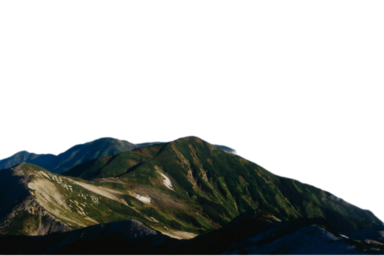
#> input picture DATA/anh100.png, 384 x 256 px, found by its file name; its folder holds only this picture in this run
$ python trichrut-hog.py
#> lines starting #> are read from the running program, lines starting #| are printed output that depends on the picture
import cv2
import numpy as np
from skimage.feature import hog
import os

# Thư mục chứa các ảnh
images_dir = 'DATA/'
# Danh sách tên các file ảnh
image_files = os.listdir(images_dir)

# Danh sách chứa đặc trưng HOG và định danh của từng ảnh
hog_features_list = []
def convert_to_hog(img_path):
#> called with img_path = 'DATA/anh100.png'
    image = cv2.imread(img_path)
#> image is the input picture: shape (256, 384, 3); mean B, G, R 174.4, 176.6, 173.9
    gray_image = cv2.cvtColor(image, cv2.COLOR_BGR2GRAY)
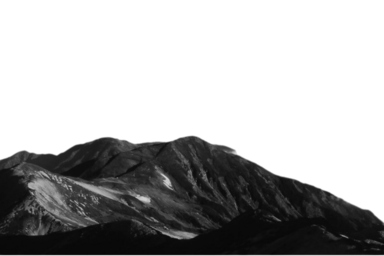
#> gray_image: shape (256, 384); min 6, max 255, mean 175.5
    (fd, hog_image) = hog(gray_image, orientations=9, pixels_per_cell=(32, 32),
                          cells_per_block=(2, 2), visualize=True, block_norm='L2')
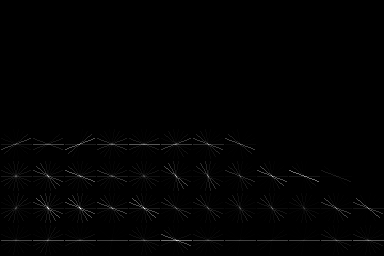
#> hog_image: shape (256, 384) float64; min 0, max 26.83, mean 0.2; drawn with min black and max white
#> fd = 2772 values, max 0.965 at index 1967, min 0 at index 0, mean 0.0519
    return fd

# Thực hiện trích xuất đặc trưng HOG cho từng ảnh
for i,img_file in enumerate(image_files):
    img_path = os.path.join(images_dir, img_file)
    hog_data = convert_to_hog(img_path)
#> hog_data has the same summary as fd in convert_to_hog
    hog_features_list.append({'image_name': img_file, 'hog_features': hog_data})
    print(hog_data.shape, end="\n")
#| (2772,)
    print(f'{i} Trich rut thanh cong!', end='\n')
print('\n')
np.save("DACTRUNG/hog.npy", hog_features_list)

$ run again, on DATA/anh108.png
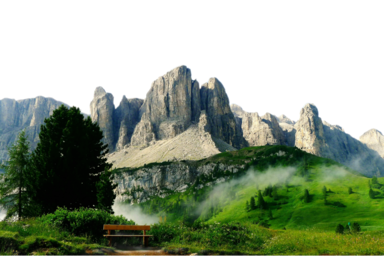
#> input picture DATA/anh108.png, 384 x 256 px, found by its file name
#> in convert_to_hog, image is the input picture: shape (256, 384, 3); mean B, G, R 138.7, 159.2, 147.2
#> in convert_to_hog, `gray_image = cv2.cvtColor(image, cv2.COLOR_BGR2GRAY)`:
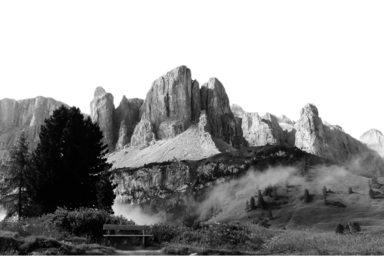
#> gray_image: shape (256, 384); min 0, max 255, mean 153.3
#> in convert_to_hog, `(fd, hog_image) = hog(gray_image, orientations=9, pixels_per_cell=(32,..`:
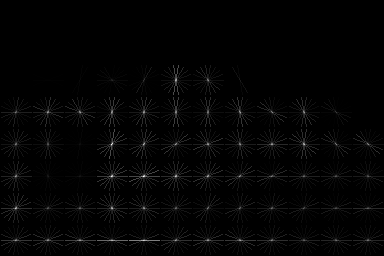
#> hog_image: shape (256, 384) float64; min 0, max 28.98, mean 0.4; drawn with min black and max white
#> fd = 2772 values, max 1 at index 175, min 0 at index 0, mean 0.108
#> hog_data has the same summary as fd in convert_to_hog
#| (2772,)

$ run again, on DATA/anh109.png
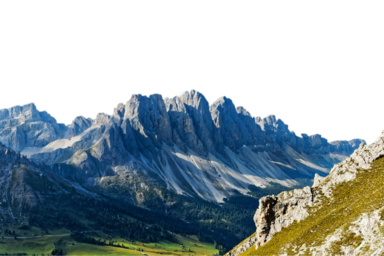
#> input picture DATA/anh109.png, 384 x 256 px, found by its file name
#> in convert_to_hog, image is the input picture: shape (256, 384, 3); mean B, G, R 172.2, 167.8, 155
#> in convert_to_hog, `gray_image = cv2.cvtColor(image, cv2.COLOR_BGR2GRAY)`:
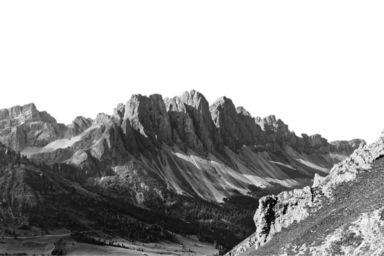
#> gray_image: shape (256, 384); min 3, max 255, mean 164.5
#> in convert_to_hog, `(fd, hog_image) = hog(gray_image, orientations=9, pixels_per_cell=(32,..`:
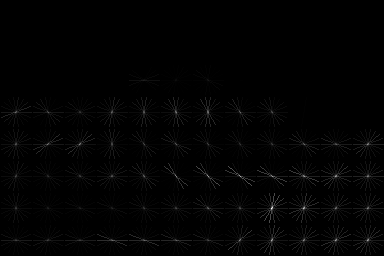
#> hog_image: shape (256, 384) float64; min 0, max 46.11, mean 0.4; drawn with min black and max white
#> fd = 2772 values, max 0.938 at index 1134, min 0 at index 0, mean 0.0969
#> hog_data has the same summary as fd in convert_to_hog
#| (2772,)

$ run again, on DATA/anh111.png
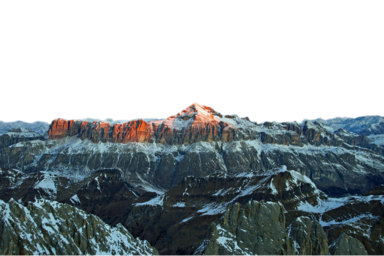
#> input picture DATA/anh111.png, 384 x 256 px, found by its file name
#> in convert_to_hog, image is the input picture: shape (256, 384, 3); mean B, G, R 164, 161.1, 152.4
#> in convert_to_hog, `gray_image = cv2.cvtColor(image, cv2.COLOR_BGR2GRAY)`:
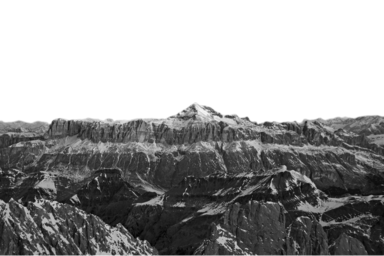
#> gray_image: shape (256, 384); min 2, max 255, mean 158.8
#> in convert_to_hog, `(fd, hog_image) = hog(gray_image, orientations=9, pixels_per_cell=(32,..`:
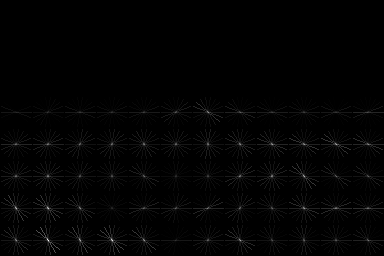
#> hog_image: shape (256, 384) float64; min 0, max 46.31, mean 0.5; drawn with min black and max white
#> fd = 2772 values, max 0.623 at index 1183, min 0 at index 0, mean 0.0982
#> hog_data has the same summary as fd in convert_to_hog
#| (2772,)

$ run again, on DATA/anh104.png
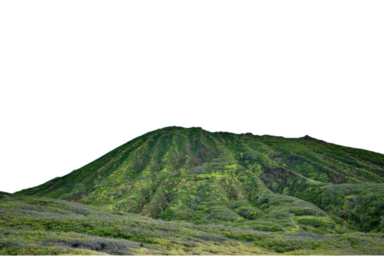
#> input picture DATA/anh104.png, 384 x 256 px, found by its file name
#> in convert_to_hog, image is the input picture: shape (256, 384, 3); mean B, G, R 174.2, 189.4, 181.3
#> in convert_to_hog, `gray_image = cv2.cvtColor(image, cv2.COLOR_BGR2GRAY)`:
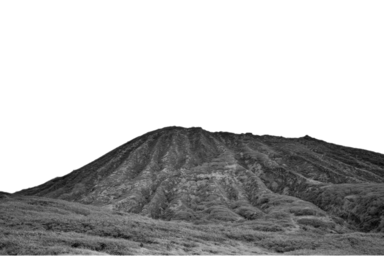
#> gray_image: shape (256, 384); min 7, max 255, mean 185.3
#> in convert_to_hog, `(fd, hog_image) = hog(gray_image, orientations=9, pixels_per_cell=(32,..`:
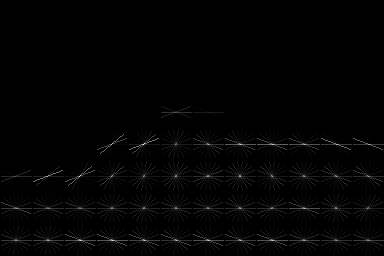
#> hog_image: shape (256, 384) float64; min 0, max 24.94, mean 0.3; drawn with min black and max white
#> fd = 2772 values, max 1 at index 931, min 0 at index 0, mean 0.0697
#> hog_data has the same summary as fd in convert_to_hog
#| (2772,)
